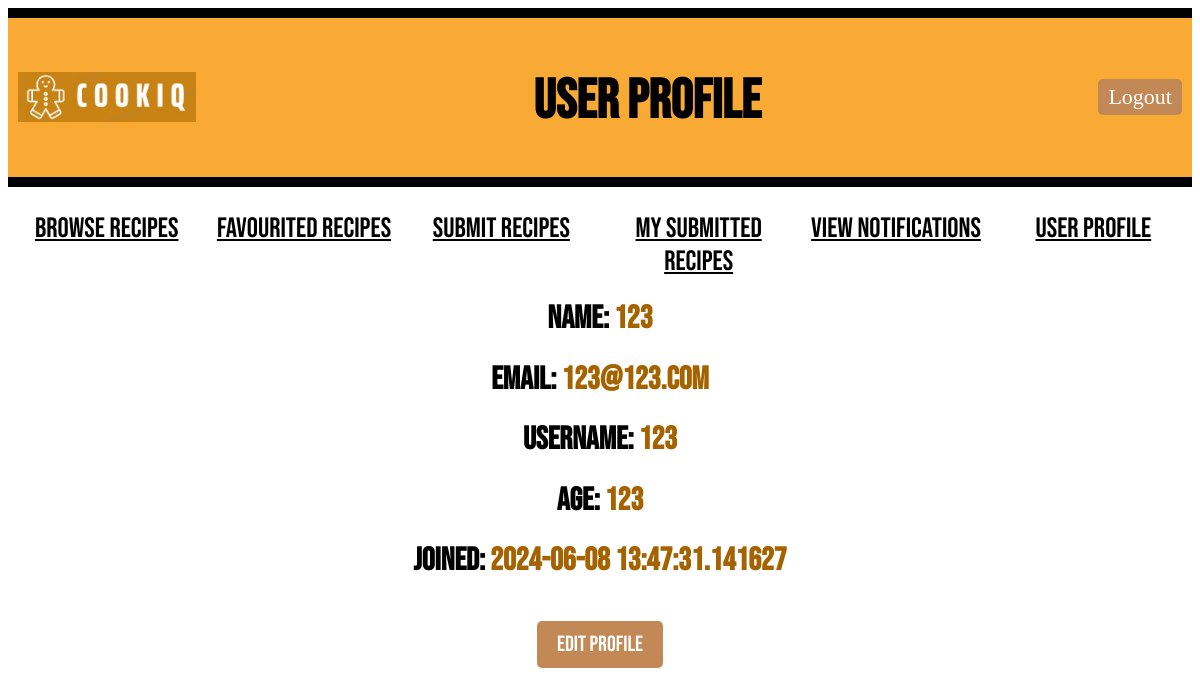
Page /user/13/userprofile (signed in) on the committed database.
### models.py (models this page shows, shortened)
class User(db.Model):
    id = db.Column(db.Integer, primary_key=True)
    name = db.Column(db.String(100), nullable=False)
    email = db.Column(db.String(80), unique=True, nullable=False)
    username = db.Column(db.String(100), unique=True, nullable=False)
    age = db.Column(db.Integer)
    password = db.Column(db.String(100), nullable=False)
    created_at = db.Column(db.DateTime(timezone=True), default=lambda: datetime.now(timezone('Asia/Kuala_Lumpur')))
    number_of_warnings = db.Column(db.Integer, default=0)
    recipes = db.relationship('Recipe', backref='author', cascade="all, delete-orphan", lazy=True)
    comments = db.relationship('Comment', backref='commenter', cascade="all, delete-orphan", lazy=True)
    favourite_recipes = db.relationship('FavouriteRecipe', backref='user_fav', cascade="all, delete-orphan", lazy=True)
    notifications = db.relationship('Notification', back_populates='user', cascade="all, delete-orphan", lazy=True, overlaps="user_notifications")
    reports = db.relationship('Report', back_populates='user', cascade="all, delete-orphan", lazy=True, overlaps="user_reports")

### main.py (the view)
@app.route("/user/<int:user_id>/userprofile")
def user_profile(user_id):
    if "user_id" not in session or session["user_id"] != user_id:
        return redirect(url_for("login"))
    user = User.query.get_or_404(user_id)
    return render_template("user_profile.html", user=user)

### templates/user_profile.html (shortened to what this page needs)
<!DOCTYPE html>
<html>
<head>
    <link rel="stylesheet" type="text/css" href="{{ url_for('static', filename='style.css') }}">
</head>
<body>
    <div class="header">
        <div class="logo-container">
            <img style="height: 50px; padding-bottom: 30px;" src="{{ url_for('static', filename='Logo_CookiQ.jpeg') }}" alt="Logo_CookiQ">
        </div>
        <h1 class="title">User Profile</h1>
        <a href="{{ url_for('logout') }}" class="LogOutButton">Logout</a>
    </div>
    <div class="classification">
        <ul>
            <li><a href="{{ url_for('browse_recipes', user_id=user.id) }}" class="nav-button">Browse Recipes</a></li>
            <li><a href="{{ url_for('favouritedrecipe', user_id=user.id)}}" class="nav-button">Favourited Recipes</a></li>
            <li><a href="{{ url_for('recipesubmission', user_id=user.id) }}" class="nav-button">Submit Recipes</a></li>
            <li><a href="{{ url_for('submitted_recipes', user_id=user.id) }}" class="nav-button">My Submitted Recipes</a></li>
            <li><a href="{{ url_for('view_notifications', user_id=user.id) }}" class="nav-button">View Notifications</a></li>
            <li><a href="{{ url_for('user_profile', user_id=user.id) }}" class="nav-button">User Profile</a></li>
        </ul>
    </div>
    <div class="profile">
        <div class="profile-info">
            <h1><strong>NAME:</strong> {{ user.name }}</h1>
            <h1><strong>EMAIL:</strong> {{ user.email }}</h1>
            <h1><strong>USERNAME:</strong> {{ user.username }}</h1>
            <h1><strong>AGE:</strong> {{ user.age }}</h1>
            <h1><strong>JOINED:</strong> {{ user.created_at }}</h1>
            <a href="{{ url_for('edit_profile', user_id=user.id) }}" class="EditProfile">Edit Profile</a>
        </div>
    </div>
</body>
</html>

### static/style.css (style rules this page uses)
.header { display: flex; align-items: center; justify-content: space-between; background-color: #f8aa35; border-top: 10px solid #000; border-bottom: 10px solid #000; margin-bottom: 20px; padding: 5px 10px; }
.logo-container { display: flex; align-items: center; margin-top: 30px; }
.title { font-family: 'Bebas Neue', sans-serif; font-size: 55px; color: rgb(0, 0, 0); margin-top: 45px; }
.nav-button { border: none; color: rgb(0, 0, 0); }
.MainButton, .HomeButton, .LogOutButton { padding: 5px 10px; border-radius: 5px; background-color: #c28855; color: #fff; font-size: 22px; font-weight: 300; cursor: pointer; text-decoration: none; left: 20px; }
.classification ul { text-align: center; display: flex; padding-top: 5px; padding-left: 0px; }
.classification li { font-family: 'Bebas Neue', sans-serif; font-size: 28px; font-weight: 300; text-transform: uppercase; display: inline-block; width: 100%; }
.profile-info { text-align: center; margin-bottom: 20px; font-family: 'Bebas Neue', sans-serif; }
.profile-info h1 { color: #a56300; }
.profile-info strong { color: #000; }
.EditProfile { padding: 10px 20px; border-radius: 5px; background-color: #c28855; color: #fff; font-size: 22px; font-weight: 300; text-decoration: none; margin-top: 20px; display: inline-block; }

### rows in the picture
User: name "123", email "123@123.com", username "123", age "123", created_at "2024-06-08 13:47:31.141627"
